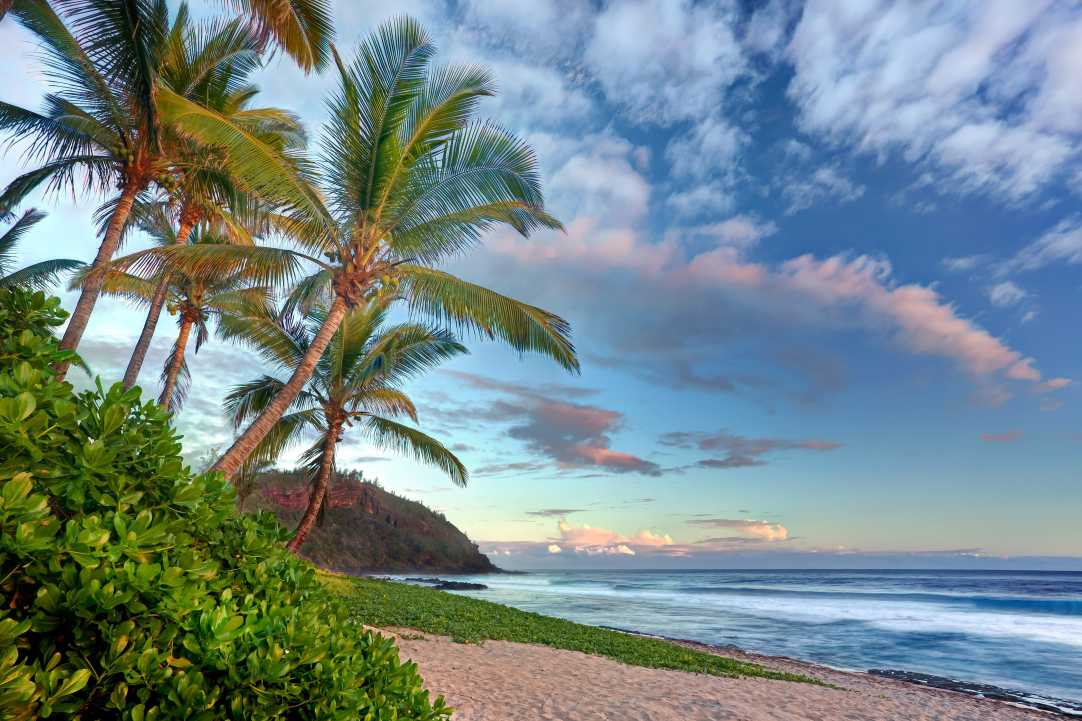
#> input picture Recapture/imageTest.jpg, 3244 x 2163 px, given as the content of the folder Recapture/SingleCaptureImages, which was not available (shown at 1/3 size)
$ python load_data.py
#> lines starting #> are read from the running program, lines starting #| are printed output that depends on the picture; pictures that were not available may be replaced by others from this repository, and a replacement may not be noted
#> the answer given: imageTest.jpg
### Recapture/features/RID_SPIC22.py
import numpy as np
from skimage import color
from features.second_diff import *
from features.predict_error import *
from features.ltc_down import *

 # image: a RGB image's name
def RID_SPIC22(image):

    threshold = 3 / 255
    Direction = 3
    f = image / 255.0
    m, n, z = f.shape

    if z == 1:
        print('The input image must be color image')
        return []

    HSV = color.rgb2hsv(f)
    V, H, D1, D2 = getSecondDiff(HSV) # Second order difference
    PredictError = getPredictError(V, H, D1, D2, threshold, Direction)

    features_1 = []
    for i in range(PredictError.shape[2]):
        features_1.extend(getLTC_down(PredictError[:, :, i]))

    #calculate average pooled image
    if m % 2 == 0:
        m -= 1

    if n % 2 == 0:
        n -= 1

    AvgPoolImage = np.zeros((m // 2, n // 2, 3))
    for k in range(3):
        AvgPoolImage[:,:,k] = (HSV[1:m:2, 1:n:2, k] + HSV[1:m:2, 2:n:2, k] + HSV[2:m:2, 1:n:2, k] + HSV[2:m:2, 2:n:2, k]) / 4


    V, H, D1, D2 = getSecondDiff(AvgPoolImage)
    PredictError = getPredictError(V, H, D1, D2, threshold, Direction)

    features_2 = []
    for i in range(PredictError.shape[2]):
        features_2.extend(getLTC_down(PredictError[:, :, i]))

    features = np.concatenate((features_1, features_2))
    return features

### Recapture/features/second_diff.py
import numpy as np

# Calculating second order difference maps
def getSecondDiff(Matrix):
    m, n, _ = Matrix.shape

    central = Matrix[1:m-1, 1:n-1, :]
    left_upper = Matrix[:m-2, :n-2, :]
    upper = Matrix[:m-2, 1:n-1, :]
    right_upper = Matrix[:m-2, 2:n, :]
    right = Matrix[1:m-1, 2:n, :]
    right_lower = Matrix[2:m, 2:n, :]
    lower = Matrix[2:m, 1:n-1, :]
    left_lower = Matrix[2:m, :n-2, :]
    left = Matrix[1:m-1, :n-2, :]

    V = 2 * central - upper - lower
    H = 2 * central - left - right
    D1 = 2 * central - left_upper - right_lower
    D2 = 2 * central - right_upper - left_lower

    return V, H, D1, D2

### Recapture/features/predict_error.py
import numpy as np

# Calcualting prediction error maps
def getPredictError(V, H, D1, D2, threshold, Direction):
    # V, H, D1, D2: Output of getSecondDiff
    # threshold: used for noise removal
    # Direction: the number of directions for calculating prediction error maps
    if Direction == 1:
        PredictError = CalError(V, H, D1, D2, threshold)
    elif Direction == 2:
        PredictError1 = CalError(V, H, D1, D2, threshold)
        PredictError2 = CalError(H, V, D1, D2, threshold)
        PredictError = np.dstack((PredictError1, PredictError2))
    elif Direction == 3:
        PredictError1 = CalError(V, H, D1, D2, threshold)
        PredictError2 = CalError(H, V, D1, D2, threshold)
        PredictError3 = CalError(D1, V, H, D2, threshold)
        PredictError = np.dstack((PredictError1, PredictError2, PredictError3))
    elif Direction == 4:
        PredictError1 = CalError(V, H, D1, D2, threshold)
        PredictError2 = CalError(H, V, D1, D2, threshold)
        PredictError3 = CalError(D1, V, H, D2, threshold)
        PredictError4 = CalError(D2, V, H, D1, threshold)
        PredictError = np.dstack((PredictError1, PredictError2, PredictError3, PredictError4))

    return PredictError

def CalError(M1, M2, M3, M4, threshold):
    m, n, z = M1.shape
    ErrorMap = np.zeros((m, n, z))

    for channel in range(z):
        Q = np.stack([np.abs(M2[:, :, channel]).reshape(m * n),
                      np.abs(M3[:, :, channel]).reshape(m * n),
                      np.abs(M4[:, :, channel]).reshape(m * n)], axis=1)
        v = np.abs(M1[:, :, channel]).reshape(m * n)

        v_less_thres = v < threshold
        Q_less_thres = np.sum(Q < threshold, axis=1) > 0
        index_thres = np.logical_or(v_less_thres, Q_less_thres)

        v[index_thres] = 0
        Q[index_thres, :] = 0

        w = np.linalg.lstsq(Q.T @ Q, Q.T @ v, rcond=None)[0]

        Error = np.log2(v + np.finfo(float).eps) - np.log2(np.abs(Q @ w) + np.finfo(float).eps)
        Error = Error.reshape((m, n))
        ErrorMap[:, :, channel] = Error

    return ErrorMap

### Recapture/features/ltc_down.py
import numpy as np

# calculating normalized LTC histograms
def getLTC_down(Map):
    step = 2

    # downsampling
    Matrix = Map[::step, ::step]
    m, n = Matrix.shape

    thres = np.abs(np.mean(Matrix) - np.median(Matrix))

    central = Matrix[1:m-1, 1:n-1]
    left_upper = Matrix[:m-2, :n-2]
    upper = Matrix[:m-2, 1:n-1]
    right_upper = Matrix[:m-2, 2:n]
    right = Matrix[1:m-1, 2:n]
    right_lower = Matrix[2:m, 2:n]
    lower = Matrix[2:m, 1:n-1]
    left_lower = Matrix[2:m, :n-2]
    left = Matrix[1:m-1, :n-2]

    # positive
    left_upper_po = (left_upper - central) > thres
    upper_po = (upper - central) > thres
    right_upper_po = (right_upper - central) > thres
    right_po = (right - central) > thres
    right_lower_po = (right_lower - central) > thres
    lower_po = (lower - central) > thres
    left_lower_po = (left_lower - central) > thres
    left_po = (left - central) > thres

    Positive = left_upper_po + upper_po + right_upper_po + right_po + right_lower_po + lower_po + left_lower_po + left_po

    # negative
    left_upper_ne = (left_upper - central) < -thres
    upper_ne = (upper - central) < -thres
    right_upper_ne = (right_upper - central) < -thres
    right_ne = (right - central) < -thres
    right_lower_ne = (right_lower - central) < -thres
    lower_ne = (lower - central) < -thres
    left_lower_ne = (left_lower - central) < -thres
    left_ne = (left - central) < -thres

    Negative = left_upper_ne + upper_ne + right_upper_ne + right_ne + right_lower_ne + lower_ne + left_lower_ne + left_ne

    Pos_his, _ = np.histogram(Positive, bins=9, density=True)
    Neg_his, _ = np.histogram(Negative, bins=9, density=True)

    return np.concatenate((Pos_his, Neg_his))

### Recapture/load_data.py
from PIL import Image
import os
import numpy as np
from sklearn.utils import shuffle
from sklearn.model_selection import train_test_split
from features.RID_SPIC22 import *
from tqdm import tqdm
from random import randint

# Fonction pour compter le nombre total d'images dans un répertoire, en excluant éventuellement certains sous-répertoires
def count_images(images_path, exclude_dirs=None):
#> in load_data, image is the input picture: PIL image 3244x2163 RGB; mean R, G, B 116.3, 136.3, 137.6
    total_images = 0
    for subdir, _, files in os.walk(images_path):
        if exclude_dirs and os.path.basename(subdir) in exclude_dirs:
            continue
        total_images += len(files)
    return total_images

# Fonction pour réaliser un recadrage aléatoire suivi d'un redimensionnement d'une image
def random_crop_and_resize(image, target_size=(640, 480), aspect_ratio=(4, 3)):
#> called with target_size = (640, 480), aspect_ratio = (4, 3)
    aspect_ratio_width, aspect_ratio_height = aspect_ratio

    original_width, original_height = image.size

    # Calcul des dimensions de recadrage en fonction du rapport d'aspect
    if original_width / aspect_ratio_width < original_height / aspect_ratio_height:
        crop_width = original_width
        crop_height = int(original_width * aspect_ratio_height / aspect_ratio_width)
    else:
        crop_height = original_height
        crop_width = int(original_height * aspect_ratio_width / aspect_ratio_height)

    # Détermination des coordonnées du recadrage aléatoire
    left = randint(0, original_width - crop_width)
    top = randint(0, original_height - crop_height)
    right = left + crop_width
    bottom = top + crop_height

    # Recadrage et redimensionnement de l'image
    image_cropped = image.crop((left, top, right, bottom))
    image_resized = image_cropped.resize(target_size)
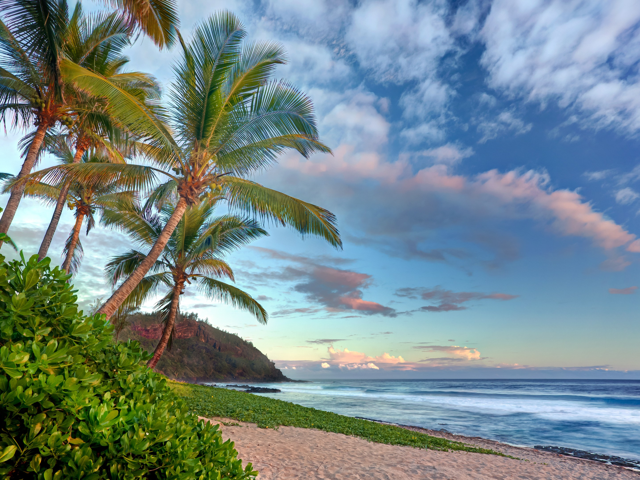
#> image_resized: PIL image 640x480 RGB; mean R, G, B 117.7, 137.2, 138.8

    return image_resized

# Fonction pour charger les images depuis un répertoire, avec une option pour exclure certains sous-répertoires
def load_data(images_path, exclude_dirs=None):
    images = []
    total_images = count_images(images_path, exclude_dirs)
    folder_name = os.path.basename(images_path)

    # Chargement et traitement des images avec une barre de progression
    progress_bar = tqdm(total=total_images, desc=f"Chargement des images du dossier {folder_name}", unit="image")
    for subdir, _, files in os.walk(images_path):
        if exclude_dirs and os.path.basename(subdir) in exclude_dirs:
            continue
        for filename in files:
            if filename.lower().endswith((".png", ".jpg")):
                image_path = os.path.join(subdir, filename)
                image = Image.open(image_path)
                image = random_crop_and_resize(image)
                images.append(image)
                progress_bar.update(1)

    progress_bar.close()
    return images

# Définition du répertoire de sortie pour les fichiers de modèle et de données
output_dir = "modele"
if not os.path.exists(output_dir):
    os.makedirs(output_dir)
output_file = os.path.join(output_dir, "features_and_labels.npz")

captured_images_path = "Recapture/SingleCaptureImages"
recaptured_images_path = "Recapture/RecapturedImages"

# Sous-répertoires à exclure si l'utilisateur le souhaite
exclude_dirs = ["Recapture_manuelle", "Capture_manuelle"]
captured_images, recaptured_images = None, None

# Demande à l'utilisateur s'il souhaite exclure les images manuelles
if exclude_manual_dataset := input("Voulez-vous exclure les images des dossiers 'Recapture_manuelle' et 'Capture_manuelle' ? (o/n): ") == 'o':
    output_file = os.path.join(output_dir, "features_and_labels_dataset_only.npz")

    if os.path.exists(output_file):
        replace = input(f"Le fichier {output_file} existe déjà. Voulez-vous le remplacer ? (o/n): ")
        if replace.lower() != 'o':
            print("Annulation de l'exécution.")
            exit()

    # Chargement des images en excluant les répertoires spécifiés
    captured_images = load_data(captured_images_path, exclude_dirs)
    recaptured_images = load_data(recaptured_images_path, exclude_dirs)
else:
    if os.path.exists(output_file):
        replace = input(f"Le fichier {output_file} existe déjà. Voulez-vous le remplacer ? (o/n): ")
        if replace.lower() != 'o':
            print("Annulation de l'exécution.")
            exit()

    # Chargement des images sans exclure de répertoires
    captured_images = load_data(captured_images_path)
#> captured_images = 1 item
    recaptured_images = load_data(recaptured_images_path)
#> call 2 of random_crop_and_resize, with target_size = (640, 480), aspect_ratio = (4, 3)
#> in random_crop_and_resize (call 2), `image_resized = image_cropped.resize(target_size)`:
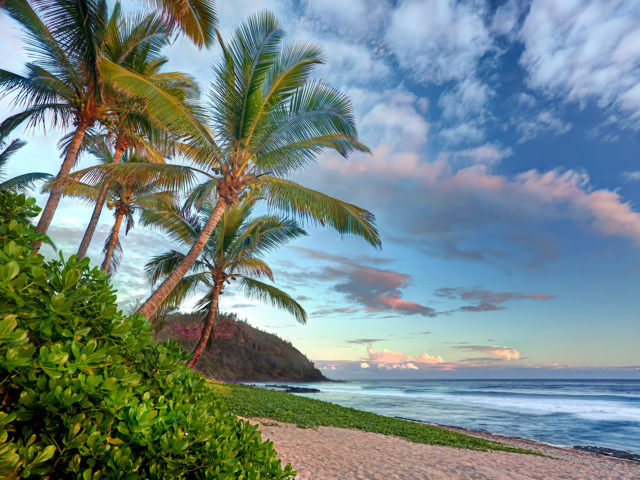
#> image_resized: PIL image 640x480 RGB; mean R, G, B 116, 135.1, 132.6
#> recaptured_images = 1 item

# Création des labels pour les images capturées (0) et recapturées (1)
captured_labels = np.zeros(len(captured_images))
#> captured_labels = [0]
recaptured_labels = np.ones(len(recaptured_images))
#> recaptured_labels = [1]

# Concatenation des datasets d'images et des labels correspondants
images_dataset = np.concatenate([captured_images, recaptured_images])
labels_dataset = np.concatenate([captured_labels, recaptured_labels])
#> labels_dataset = [0, 1]

# Mélange des datasets d'images et de labels
images_dataset_shuffled, labels_dataset_shuffled = shuffle(images_dataset, labels_dataset, random_state=42)
#> labels_dataset_shuffled = [1, 0]

# Division du dataset en ensembles d'entraînement (90%) et de test (10%)
train_images, test_images, train_labels, test_labels = train_test_split(
    images_dataset_shuffled, labels_dataset_shuffled, test_size=0.1, random_state=42
)
#> train_labels = [1]; test_labels = [0]

# Vectorisation des images d'entraînement
train_features = np.array([RID_SPIC22(image) for image in tqdm(train_images, desc="Vectorisation des images d'entraînement", unit="image")])
#> the loop in CalError, `for channel in range(z):` made 3 passes
#> w on passes 1 to 3: [0.0491, 0.378, 0.404], [-0.0324, 0.375, 0.397], [-0.174, 0.39, 0.443]
#> the loop in CalError (call 2), `for channel in range(z):` made 3 passes
#> w on passes 1 to 3: [0.0541, 0.378, 0.349], [-0.0329, 0.391, 0.385], [-0.181, 0.422, 0.434]
#> pass 3, in CalError (call 2), `Error = Error.reshape((m, n))`:
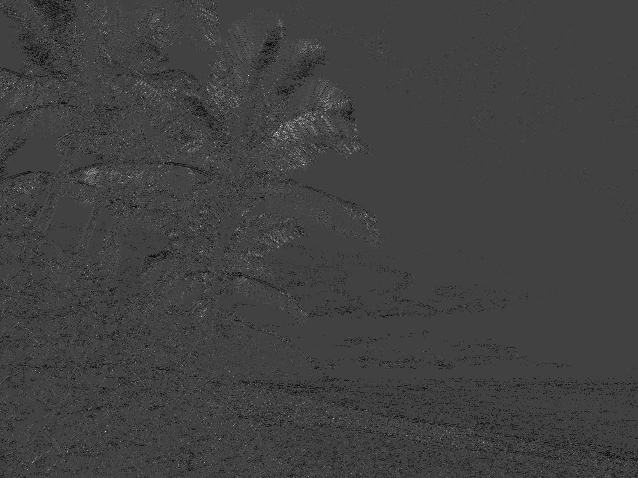
#> Error: shape (478, 638) float64; min -5.21, max 14.99, mean -0.0492; drawn with min black and max white
#> the loop in CalError (call 3), `for channel in range(z):` made 3 passes
#> w on passes 1 to 3: [0.436, 0.396, 0.166], [0.543, 0.557, 0.0261], [0.653, 0.679, -0.11]
#> pass 1, in CalError (call 3), `Error = Error.reshape((m, n))`:
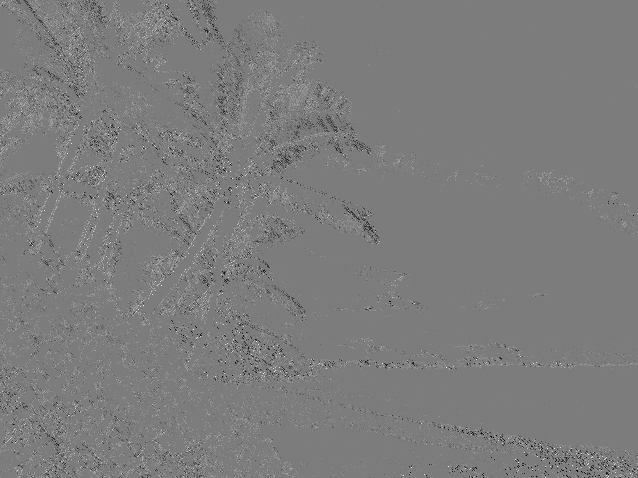
#> Error: shape (478, 638) float64; min -6.4, max 6.73, mean 0.0206; drawn with min black and max white
#> pass 3, in CalError (call 3), `Error = Error.reshape((m, n))`:
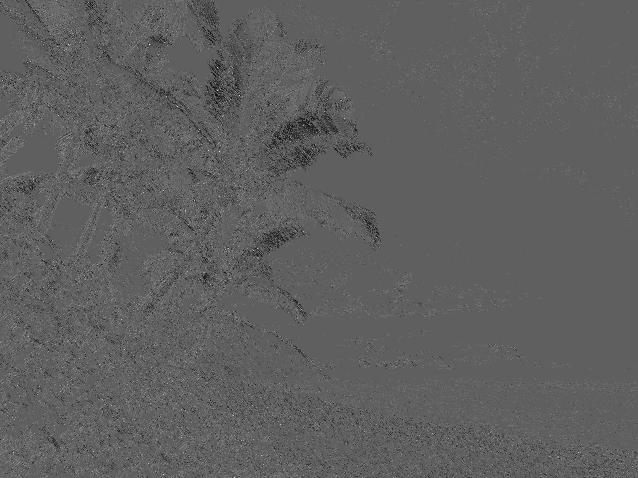
#> Error: shape (478, 638) float64; min -5.78, max 9.64, mean 0.00754; drawn with min black and max white
#> the loop in RID_SPIC22, `for i in range(PredictError.shape[2]):` made 9 passes
#> (thres in getLTC_down, Pos_his in getLTC_down, Neg_his in getLTC_down) on passes 1 to 5: (0.0739, [5.62, 0, 0, 0, 0, 0, 0, 0, 3.38], [5.41, 0, 0, 0, 0, 0, 0, 0, 3.59]), (0.0307, [3.59, 0, 0, 0, 0, 0, 0, 0, 5.41], [3.91, 0, 0, 0, 0, 0, 0, 0, 5.09]), (0.00176, [3.71, 0, 0, 0, 0, 0, 0, 0, 5.29], [4.1, 0, 0, 0, 0, 0, 0, 0, 4.9]), (0.0531, [5.58, 0, 0, 0, 0, 0, 0, 0, 3.42], [5.36, 0, 0, 0, 0, 0, 0, 0, 3.64]), (0.0681, [4.17, 0, 0, 0, 0, 0, 0, 0, 4.83], [3.5, 0, 0, 0, 0, 0, 0, 0, 5.5])
#> pass 1, in getLTC_down, `Matrix = Map[::step, ::step]`:
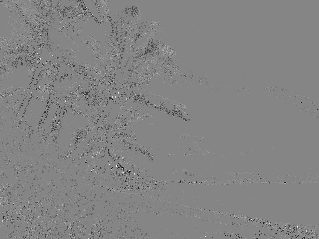
#> Matrix: shape (239, 319) float64; min -6.96, max 6.32, mean -0.0739; drawn with min black and max white
#> pass 1, in getLTC_down, `upper = Matrix[:m-2, 1:n-1]`:
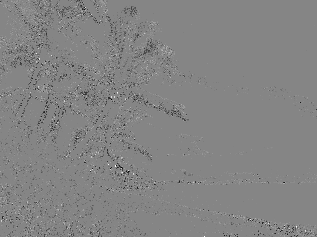
#> upper: shape (237, 317) float64; min -6.96, max 6.32, mean -0.0738; drawn with min black and max white
#> after the loop in RID_SPIC22, `for i in range(PredictError.shape[2]):`: features_1 = 162 values, max 5.75 at index 117, min 0 at index 1, mean 1
#> the loop in RID_SPIC22, `for i in range(PredictError.shape[2]):` made 9 passes
#> (thres in getLTC_down, Pos_his in getLTC_down, Neg_his in getLTC_down) on passes 1 to 5: (0.044, [4.71, 0, 0, 0, 0, 0, 0, 0, 4.29], [4.91, 0, 0, 0, 0, 0, 0, 0, 4.09]), (0.00603, [2.62, 0, 0, 0, 0, 0, 0, 0, 6.38], [3.11, 0, 0, 0, 0, 0, 0, 0, 5.89]), (0.0082, [3, 0, 0, 0, 0, 0, 0, 0, 6], [3.4, 0, 0, 0, 0, 0, 0, 0, 5.6]), (0.0172, [4.78, 0, 0, 0, 0, 0, 0, 0, 4.22], [4.71, 0, 0, 0, 0, 0, 0, 0, 4.29]), (0.0491, [3.31, 0, 0, 0, 0, 0, 0, 0, 5.69], [2.68, 0, 0, 0, 0, 0, 0, 0, 6.32])
#> after the loop in RID_SPIC22, `for i in range(PredictError.shape[2]):`: features_2 = 162 values, max 6.41 at index 134, min 0 at index 1, mean 1
#> in RID_SPIC22, `features = np.concatenate((features_1, features_2))`: features = 324 values, max 6.41 at index 296, min 0 at index 1, mean 1
# Vectorisation des images de test
test_features = np.array([RID_SPIC22(image) for image in tqdm(test_images, desc="Vectorisation des images de test", unit="image")])
#> the loop in RID_SPIC22 (call 2), `for i in range(PredictError.shape[2]):` made 9 passes
#> (thres in getLTC_down, Pos_his in getLTC_down, Neg_his in getLTC_down) on passes 1 to 5: (0.0715, [5.88, 0, 0, 0, 0, 0, 0, 0, 3.12], [5.68, 0, 0, 0, 0, 0, 0, 0, 3.32]), (0.0208, [3.82, 0, 0, 0, 0, 0, 0, 0, 5.18], [4.15, 0, 0, 0, 0, 0, 0, 0, 4.85]), (0.00688, [3.96, 0, 0, 0, 0, 0, 0, 0, 5.04], [4.45, 0, 0, 0, 0, 0, 0, 0, 4.55]), (0.0506, [5.81, 0, 0, 0, 0, 0, 0, 0, 3.19], [5.69, 0, 0, 0, 0, 0, 0, 0, 3.31]), (0.0593, [4.45, 0, 0, 0, 0, 0, 0, 0, 4.55], [3.7, 0, 0, 0, 0, 0, 0, 0, 5.3])
#> the loop in RID_SPIC22 (call 2), `for i in range(PredictError.shape[2]):` made 9 passes
#> (thres in getLTC_down, Pos_his in getLTC_down, Neg_his in getLTC_down) on passes 1 to 5: (0.0552, [5.08, 0, 0, 0, 0, 0, 0, 0, 3.92], [5.19, 0, 0, 0, 0, 0, 0, 0, 3.81]), (0.0067, [2.83, 0, 0, 0, 0, 0, 0, 0, 6.17], [3.29, 0, 0, 0, 0, 0, 0, 0, 5.71]), (0.0114, [3.34, 0, 0, 0, 0, 0, 0, 0, 5.66], [3.71, 0, 0, 0, 0, 0, 0, 0, 5.29]), (0.025, [5.11, 0, 0, 0, 0, 0, 0, 0, 3.89], [5.05, 0, 0, 0, 0, 0, 0, 0, 3.95]), (0.0558, [3.44, 0, 0, 0, 0, 0, 0, 0, 5.56], [2.86, 0, 0, 0, 0, 0, 0, 0, 6.14])

# Sauvegarde des caractéristiques vectorisées et des labels dans un fichier .npz
np.savez(output_file, train_features=train_features, train_labels=train_labels, test_features=test_features, test_labels=test_labels)
print(f"Images vectorisées et labels sauvegardés dans {output_file}")
